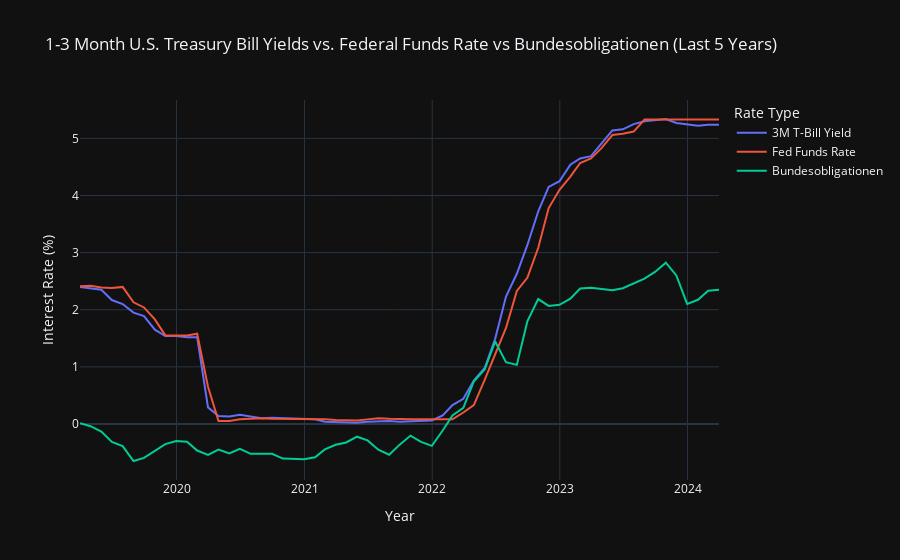

Notebook code for this chart:
### Markdown cell above
### graph on montly price of  1-3 Month U.S. Treasury Bills (T-Bills) and the interest rates in U.S.

### Code cell
import pandas as pd
import plotly.express as px
from fredapi import Fred
import os
from dotenv import load_dotenv

load_dotenv()

# Replace with your actual FRED API Key
API_KEY = os.getenv('FRED_API_KEY')
fred = Fred(api_key=API_KEY)

# Fetch data from FRED
start_date = "2019-03-01"  # Start 5 years ago
end_date = "2024-03-01"    # End date

# Get 3-Month Treasury Bill Yield (Secondary Market Rate)
t_bill = fred.get_series("TB3MS", start_date, end_date)

# German 3-Month Schatz (Bundesobligationen)
bundesobligationen = fred.get_series("IRLTLT01DEM156N", start_date, end_date)

# Get Federal Funds Rate
fed_funds = fred.get_series("FEDFUNDS", start_date, end_date)

# Convert to DataFrame and resample monthly
df = pd.DataFrame({"Date": t_bill.index, "3M T-Bill Yield": t_bill, "Fed Funds Rate": fed_funds, "Bundesobligationen": bundesobligationen})
df = df.resample("ME", on="Date").mean().reset_index()  # Ensure monthly data

# Create interactive plot using Plotly
fig = px.line(df, x="Date", y=["3M T-Bill Yield", "Fed Funds Rate", "Bundesobligationen"],
              labels={"value": "Interest Rate (%)", "variable": "Rate Type"},
              title="1-3 Month U.S. Treasury Bill Yields vs. Federal Funds Rate vs Bundesobligationen (Last 5 Years)")

# Customize layout
fig.update_layout(xaxis_title="Year", yaxis_title="Interest Rate (%)", 
                  legend_title="Rate Type", template="plotly_dark")

# Show plot
fig.show()
